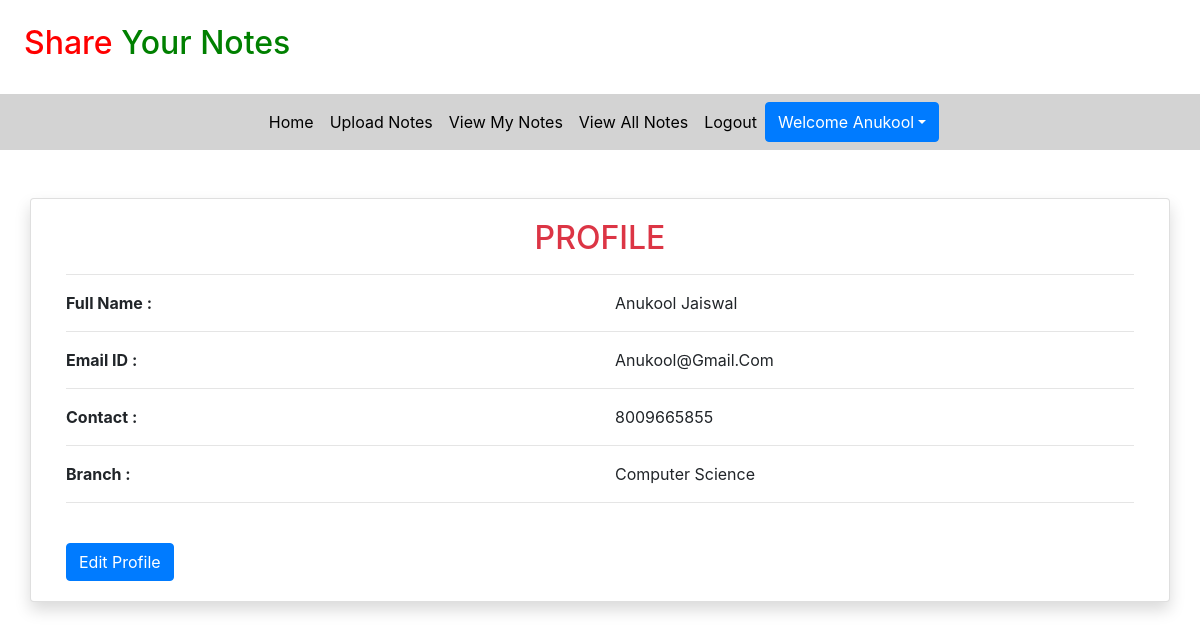
Screenshot of /profile (signed in) with the database file from the repository.
### notes/models.py (models this page shows, shortened)
class Signup(models.Model):
    user = models.ForeignKey(User,on_delete=models.CASCADE)
    contact = models.CharField(max_length=10)
    branch = models.CharField(max_length=30);
    role = models.CharField(max_length=15)

### notes/views.py (the view)
# urls.py: path('profile', profile,name='profile'),
def profile(request):
    if not request.user.is_authenticated:
        return redirect('login')
    user = User.objects.get(id=request.user.id)
    data = Signup.objects.get(user = user)
    d = {'data':data,'user':user}
    return render(request,'profile.html',d)

### notes/templates/profile.html
{% extends 'usernavigation.html' %}
{% load static %}
{% block body %}
<div class="container card shadow mt-5">
    <div class="card-body">
     <h2 class="text-center text-danger">PROFILE</h2>
     <hr>
     <DIV class="row">
       <div class="col-md-6">
         <b>Full Name : </b>
       </div>
       <div class="col-md-6" style="text-transform: capitalize">
           {{data.user.first_name}} {{data.user.last_name}}
       </div>
     </DIV>
     <hr>
     <DIV class="row">
       <div class="col-md-6">
         <b>Email ID : </b>
       </div>
       <div class="col-md-6" style="text-transform: capitalize">
              {{data.user.username}}
       </div>
     </DIV>
     <hr>
     <DIV class="row">
       <div class="col-md-6">
          <b>Contact : </b>
       </div>
       <div class="col-md-6" style="text-transform: capitalize">
               {{data.contact}}
       </div>
     </DIV>
     <hr>
     <DIV class="row">
       <div class="col-md-6">
          <b>Branch : </b>
       </div>
       <div class="col-md-6" style="text-transform: capitalize">
               {{data.branch}}
       </div>
     </DIV>
     <hr>
     <a href="{% url 'edit_profile' %}" class="btn btn-primary mt-4">Edit Profile</a>
   </div>
</div>
{% endblock%}

### notes/templates/usernavigation.html (shortened to what this page needs)
<!DOCTYPE html>
<html lang="en">
<head>
  {% load static %}
  <link rel="stylesheet" href="https://maxcdn.bootstrapcdn.com/bootstrap/4.3.1/css/bootstrap.min.css">
  <link rel="stylesheet" href="https://use.fontawesome.com/releases/v5.6.3/css/all.css">
   <link rel="stylesheet" href="{% static 'css/mystyle1.css' %}">
</head>
<body>
<h2 style="padding:2%"> <span style="color:red">Share</span> <span style="color:green">Your Notes</span></h2>
<nav class="navbar navbar-expand-sm justify-content-center" style="background-color : lightgrey">
  <ul class="navbar-nav">
    <li class="navbar-item">
      <a class="nav-link" href="{% url 'profile' %} ">Home</a>
    </li>
      <li class="navbar-item">
      <a class="nav-link" href="{% url 'upload_notes' %}">Upload Notes</a>
      </li>
    <li class="navbar-item">
      <a class="nav-link" href="{% url 'view_mynotes' %}">View My Notes</a>
    </li>
    <li class="navbar-item">
      <a class="nav-link" href="{% url 'viewallnotes' %}">View All Notes</a>
    </li>
    <li class="navbar-item">
      <a class="nav-link" href="{% url 'Logout' %}">Logout</a>
    </li>
   <div class="btn-group">
       <button type="button" class="btn btn-primary dropdown-toggle" data-toggle="dropdown">Welcome {{request.user.first_name}}</button>
   </div>
  </ul>
</nav>
</body>
</html>
{% block body %}
{% endblock %}

### notes/static/css/mystyle1.css (style rules this page uses)
.nav-link { color : black }

### rows the page displays
Signup: user.first_name "Anukool", user.last_name "Jaiswal", user.username "Anukool@gmail.com", contact "8009665855", branch "Computer Science"

### other values shown
{{ request.user.first_name }} "Anukool"
